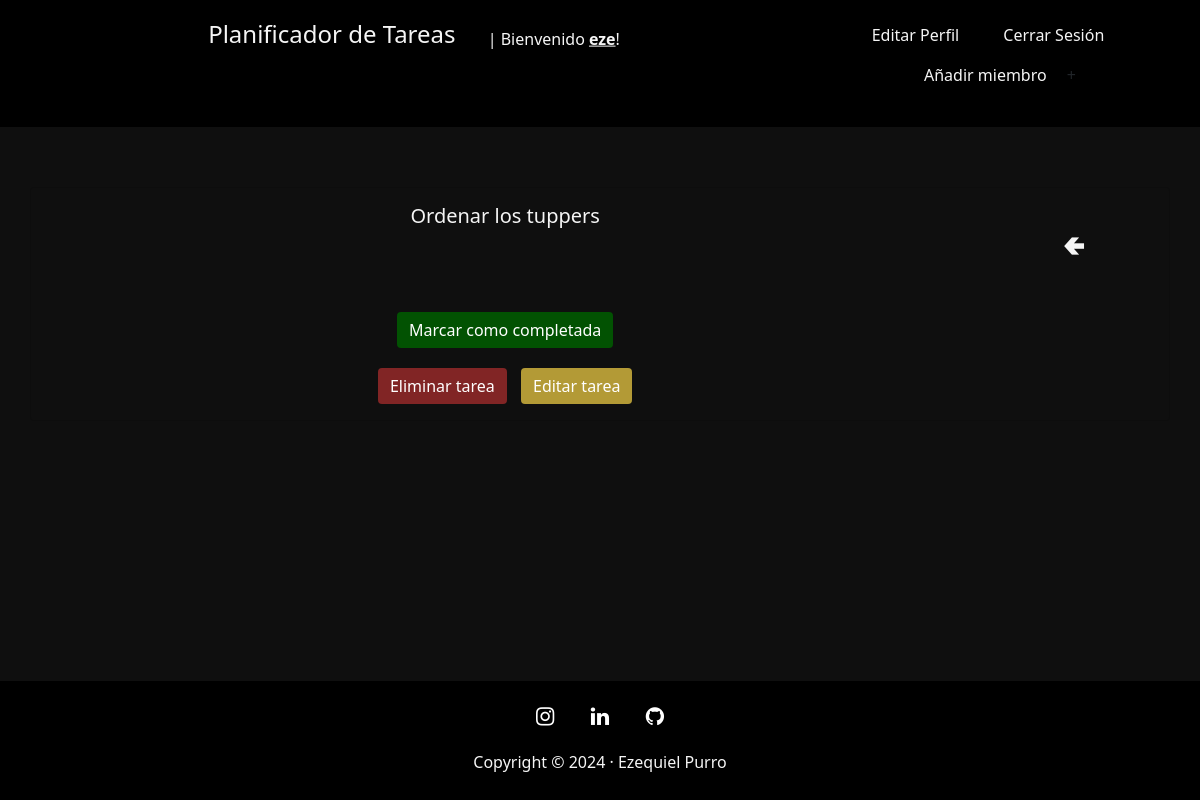
/tasks/detail/50/ (signed in), run on an earlier commit of the app's database.
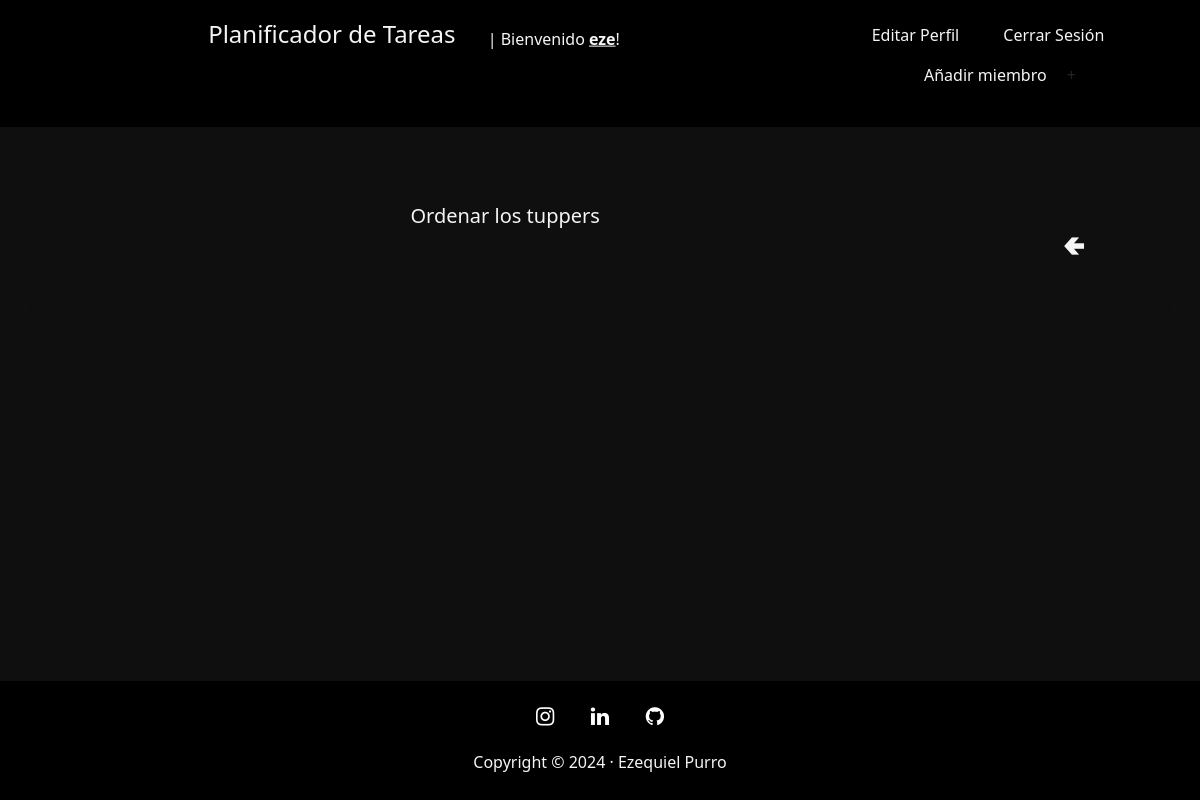
And on a later commit of the database.
### tasks/views.py (the view, shortened to what this page needs)
# urls.py: path('detail/<int:pk>/', TaskDetail.as_view(), name="task_detail"),
class TaskDetail(UpdateView):
    model = Task
    template_name = 'tasks/task_detail.html'
    fields = []
    success_url = reverse_lazy("dashboard")

### tasks/templates/tasks/task_detail.html (shortened to what this page needs)
{% extends 'core/base.html' %}
{% block content %}
    <div class="container container-per">
        <div class="row">
            <div class="card task-detail">
                <div class="row">
                    <div class="col-sm-11 col-md-8 col-lg-10 ">
                        <div class="card-body text-center">
                            <h5 class="card-title">{{task.title}}</h5>
                            <p class="card-text">{{task.description}}</p>
                            {% if not task.isDone %}
                                {% if user == task.target %}
                                    <form method="POST" action="">
                                        <input type="submit" value="Marcar como completada" class="btn btn-primary as-done">
                                    </form>
                                {% endif %}
                                {% if user == task.author %}
                                    <a href="{% url 'task_delete' task.id %}" class="btn btn-primary delete-button" >Eliminar tarea</a>
                                    <a href="{% url 'task_update' task.id %}" class="btn btn-primary edit-button">Editar tarea</a>
                                {% endif %}
                            {% endif %}
                        </div>
                    </div>
                    <div class="col-sm-1 col-md-4 col-lg-2 text-center" >
                        <a href="{% url 'dashboard' %}" class="exit-button"><h3>🢀</h3></a>
                    </div>
                </div>
            </div>
        </div>
    </div>
{% endblock %}
{% block footer %}
    <div class="fixed-bottom">
{% endblock %}

What changed in the data, as far as the page shows it:
changed Task "Ordenar los tuppers": isDone False → True (drawn)
Also different on the page:
form field value: "Marcar como completada" → (not shown)
text no longer shown: "Eliminar tarea Editar tarea"
